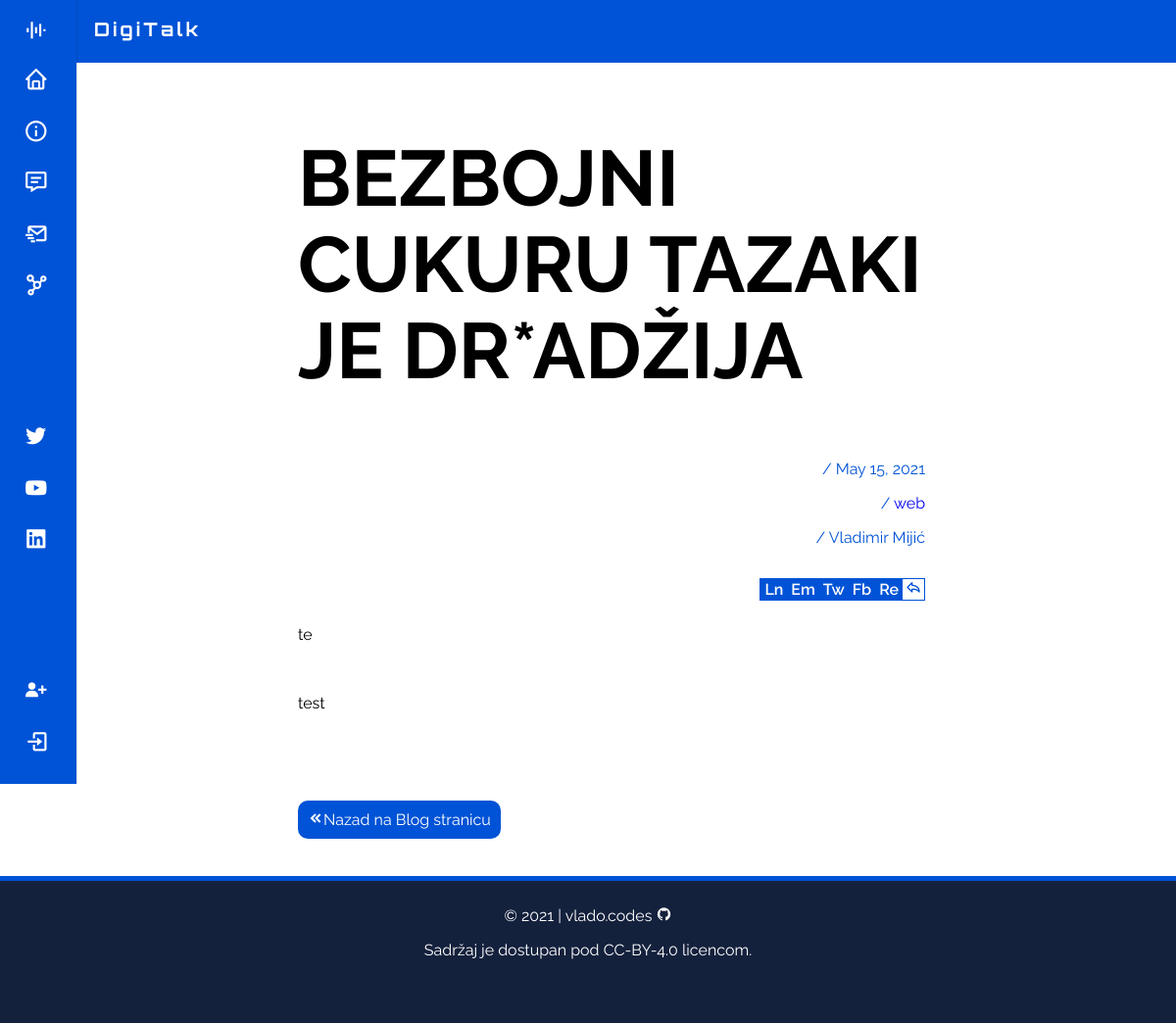
The app's page /blog/post/17 with its own data.
### first_app/models.py (models this page shows, shortened)
class Post(models.Model):
    title = models.CharField(max_length = 60)
    author = models.ForeignKey(User, on_delete = models.CASCADE)
    body = RichTextField(blank = True, null = True)
    date = models.DateField(auto_now_add = True)
    category = models.CharField(max_length = 30, default = 'uncategorized')

### first_app/views.py (the view)
# urls.py: path('blog/post/<int:pk>', views.postDetailView.as_view(), name='blog_post'),
class postDetailView(DetailView):
    model = Post
    template_name = 'blog_post.html'

### first_app/templates/blog_post.html (shortened to what this page needs)
{% extends 'base.html' %}
{% block head %}
<div class="blog-page">
    <article class="post">
        <header class="post-header">
            <h1 class="post-title">{{ post.title }}</h1>
            <p class="post-date">/ {{ post.date }}</p>
            <p class="post-date">/ <a href="{% url 'category' post.category|slugify %}">{{ post.category }}</a></p>
            <p class="post-author">/ {{ post.author.first_name }} {{ post.author.last_name }}</p>
            <ul class="post-share">
                <li><i class='bx bx-share'></i></li>
                <li><a class="share-btn" href="" target="_blank" title="Reddit">Re</a></li>
                <li><a class="share-btn" href="" target="_blank" title="Facebook">Fb</a></li>
                <li><a class="share-btn" href="" target="_blank" title="Twitter">Tw</a></li>
                <li><a class="share-btn" href="" target="_blank" title="Email">Em</a></li>
                <li><a class="share-btn" href="" target="_blank" title="LinkedIn">Ln</a></li>
            </ul>
        </header>
        {{ post.body|safe }}
    </article>
    <a id="btn-back" href="{% url 'blog' %}"><i class='bx bxs-chevrons-left'></i>Nazad na Blog stranicu</a>
</div>
{% endblock head %}

### first_app/static/css/main.css (style rules this page uses)
:root { --header-height: 3.5rem; --nav-width: 220px; --ff-body: 'Raleway', sans-serif; --ff-heading: 'Orbitron', sans-serif; --fs-normal: 0.9375rem; --fs-medium: 0.75rem; --fw-normal: 400; --fw-bold: 700; --clr-primary-100: #6fd7ec; --clr-primary-200: #4e96b8; --clr-primary-300: #3a7094; --clr-primary-400: #293b63; --clr-primary-500: #14213d; --clr-accent: #a3a3a3; --clr-dark-gray: #646464; --clr-light-gray: #dbdbdb; --clr-light: #FFFFFF; --clr-dark: #000000; --clr-blue: #0053d6; --clr-red: #bf2139; --z-fixed: 100; }
html { scrollbar-color: var(--clr-primary-400) var(--clr-blue); scroll-padding-top: 7rem; scroll-behavior: smooth; overflow-x: hidden; }
html, body { height: 100%; }
body { font-family: var(--ff-body); margin: var(--header-height) 0 0 0; }
a { text-decoration: none; }
.blog-page { width: 100%; max-width: 40rem; margin: 0 auto; }
#btn-back { border: 0; background: var(--clr-blue); color: rgb(255, 255, 255); padding: 10px; border-radius: 10px; cursor: pointer; }
.post { margin-bottom: 100px; }
.post-header { margin-bottom: 5rem; }
.post-title { font-size: 5em; line-height: 1.1em; text-transform: uppercase; }
.post-date, .post-author { display: block; text-align: right; color: var(--clr-blue); }
.post-share { float: right; list-style: none; border: 1px solid var(--clr-blue); padding: 0; }
.post-share li:first-child { color: var(--clr-blue); background-color: var(--clr-light); padding: 1px 3px; }
.post-share li { display: block; float: right; padding: 1px 2px; background-color: var(--clr-blue); font-weight: 600; }
.post-share li a { padding: 2px; color: var(--clr-light); }
@media screen and (min-width: 1024px) { :root { --normal-font-size: 1rem; --small-font-size: .875rem; --smaller-font-size: .813rem; } }

### records on screen
Post: title "BEZBOJNI CUKURU TAZAKI JE DR*ADŽIJA", date "May 15, 2021", category "web", author.first_name "Vladimir", author.last_name "Mijić", body "te test"
